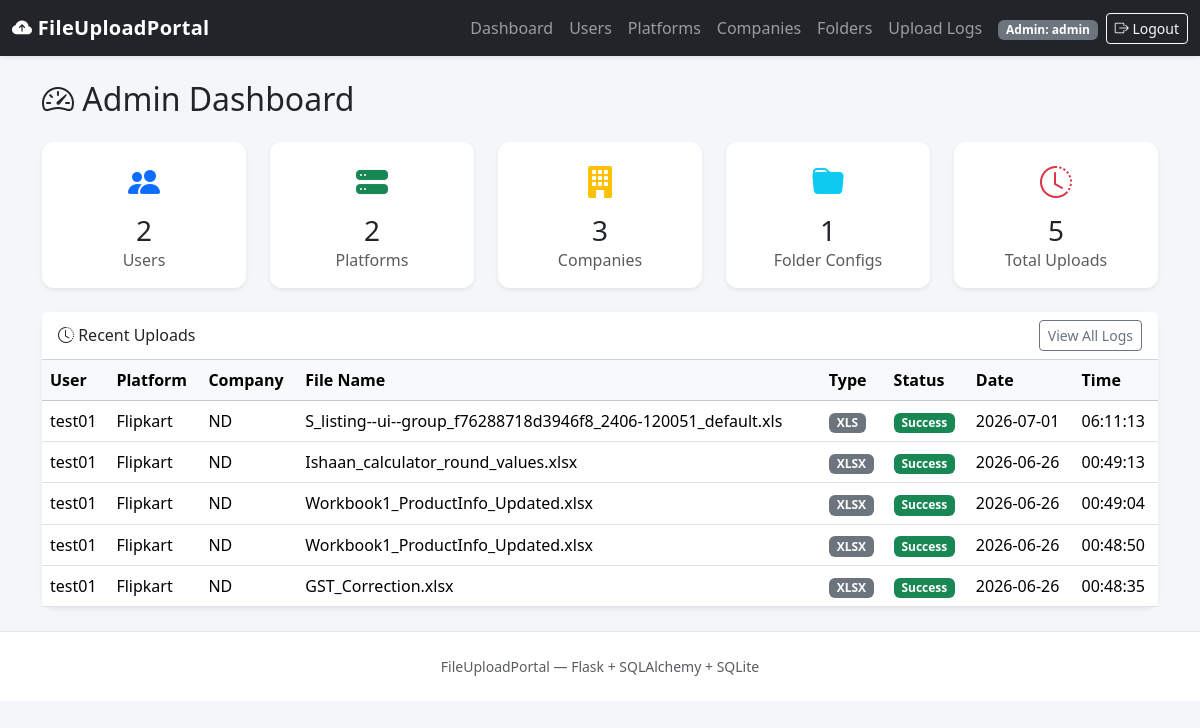
Screenshot of /admin/dashboard (signed in) with the database file from the repository.
### app/models.py (models this page shows, shortened)
class UploadLog(db.Model):
    __tablename__ = "upload_logs"
    id = db.Column(db.Integer, primary_key=True)
    username = db.Column(db.String(80), nullable=False, index=True)
    platform = db.Column(db.String(120), nullable=False)
    company = db.Column(db.String(120), nullable=False)
    file_name = db.Column(db.String(255), nullable=False)
    file_type = db.Column(db.String(50), nullable=False)
    status = db.Column(db.String(120), nullable=False)
    upload_date = db.Column(db.String(20), nullable=False)
    upload_time = db.Column(db.String(20), nullable=False)

### app/admin/routes.py (the view)
@admin_bp.route("/dashboard")
@admin_required
def dashboard():
    stats = {
        "users": User.query.count(),
        "platforms": Platform.query.count(),
        "companies": Company.query.count(),
        "folders": FolderPath.query.count(),
        "logs": UploadLog.query.count(),
    }
    recent_logs = UploadLog.query.order_by(UploadLog.id.desc()).limit(5).all()
    return render_template("admin/dashboard.html", stats=stats, recent_logs=recent_logs)

### app/utils.py (called while the page is built)
def admin_required(view_func):
    @wraps(view_func)
    def wrapped_view(*args, **kwargs):
        if "admin_id" not in session:
            flash("Please log in as an administrator to continue.", "warning")
            return redirect(url_for("auth.admin_login"))
        return view_func(*args, **kwargs)
    return wrapped_view

### app/templates/admin/dashboard.html (shortened to what this page needs)
{% extends "base.html" %}
{% block content %}
<h2 class="mb-4"><i class="bi bi-speedometer2"></i> Admin Dashboard</h2>
<div class="row g-4 mb-4">
    <div class="col-sm-6 col-md-4 col-lg">
        <div class="card text-center shadow-sm border-0 h-100">
            <div class="card-body">
                <i class="bi bi-people-fill fs-2 text-primary"></i>
                <h3 class="mt-2 mb-0">{{ stats.users }}</h3>
                <p class="text-muted mb-0">Users</p>
            </div>
        </div>
    </div>
    <div class="col-sm-6 col-md-4 col-lg">
        <div class="card text-center shadow-sm border-0 h-100">
            <div class="card-body">
                <i class="bi bi-hdd-stack-fill fs-2 text-success"></i>
                <h3 class="mt-2 mb-0">{{ stats.platforms }}</h3>
                <p class="text-muted mb-0">Platforms</p>
            </div>
        </div>
    </div>
    <div class="col-sm-6 col-md-4 col-lg">
        <div class="card text-center shadow-sm border-0 h-100">
            <div class="card-body">
                <i class="bi bi-building-fill fs-2 text-warning"></i>
                <h3 class="mt-2 mb-0">{{ stats.companies }}</h3>
                <p class="text-muted mb-0">Companies</p>
            </div>
        </div>
    </div>
    <div class="col-sm-6 col-md-4 col-lg">
        <div class="card text-center shadow-sm border-0 h-100">
            <div class="card-body">
                <i class="bi bi-folder-fill fs-2 text-info"></i>
                <h3 class="mt-2 mb-0">{{ stats.folders }}</h3>
                <p class="text-muted mb-0">Folder Configs</p>
            </div>
        </div>
    </div>
    <div class="col-sm-6 col-md-4 col-lg">
        <div class="card text-center shadow-sm border-0 h-100">
            <div class="card-body">
                <i class="bi bi-clock-history fs-2 text-danger"></i>
                <h3 class="mt-2 mb-0">{{ stats.logs }}</h3>
                <p class="text-muted mb-0">Total Uploads</p>
            </div>
        </div>
    </div>
</div>
<div class="card shadow-sm border-0">
    <div class="card-header bg-white d-flex justify-content-between align-items-center">
        <span><i class="bi bi-clock-history"></i> Recent Uploads</span>
        <a href="{{ url_for('admin.logs') }}" class="btn btn-sm btn-outline-secondary">View All Logs</a>
    </div>
    <div class="table-responsive">
        <table class="table table-hover align-middle mb-0">
            <thead class="table-light">
                <tr>
                    <th>User</th>
                    <th>Platform</th>
                    <th>Company</th>
                    <th>File Name</th>
                    <th>Type</th>
                    <th>Status</th>
                    <th>Date</th>
                    <th>Time</th>
                </tr>
            </thead>
            <tbody>
                {% for log in recent_logs %}
                <tr>
                    <td>{{ log.username }}</td>
                    <td>{{ log.platform }}</td>
                    <td>{{ log.company }}</td>
                    <td>{{ log.file_name }}</td>
                    <td><span class="badge text-bg-secondary">{{ log.file_type }}</span></td>
                    <td>
                        {% if log.status == 'Success' %}
                            <span class="badge text-bg-success">Success</span>
                        {% else %}
                            <span class="badge text-bg-danger" title="{{ log.status }}">Failed</span>
                        {% endif %}
                    </td>
                    <td>{{ log.upload_date }}</td>
                    <td>{{ log.upload_time }}</td>
                </tr>
                {% else %}
                <tr><td colspan="8" class="text-center text-muted py-4">No uploads recorded yet.</td></tr>
                {% endfor %}
            </tbody>
        </table>
    </div>
</div>
{% endblock %}

### app/templates/base.html (shortened to what this page needs)
<!DOCTYPE html>
<html lang="en">
<head>
    <link
        href="https://cdn.jsdelivr.net/npm/bootstrap@5.3.3/dist/css/bootstrap.min.css"
        rel="stylesheet"
    >
    <link
        rel="stylesheet"
        href="https://cdn.jsdelivr.net/npm/bootstrap-icons@1.11.3/font/bootstrap-icons.css"
    >
    <link rel="stylesheet" href="{{ url_for('static', filename='css/style.css') }}">
</head>
<body>
    <nav class="navbar navbar-expand-lg navbar-dark bg-dark shadow-sm">
        <div class="container-fluid">
            <a class="navbar-brand fw-bold" href="{{ url_for('auth.index') }}">
                <i class="bi bi-cloud-arrow-up-fill"></i> FileUploadPortal
            </a>
            <div class="collapse navbar-collapse" id="navMenu">
                <ul class="navbar-nav ms-auto align-items-lg-center">
                    {% if session.get('admin_id') %}
                        <li class="nav-item"><a class="nav-link" href="{{ url_for('admin.dashboard') }}">Dashboard</a></li>
                        <li class="nav-item"><a class="nav-link" href="{{ url_for('admin.users') }}">Users</a></li>
                        <li class="nav-item"><a class="nav-link" href="{{ url_for('admin.platforms') }}">Platforms</a></li>
                        <li class="nav-item"><a class="nav-link" href="{{ url_for('admin.companies') }}">Companies</a></li>
                        <li class="nav-item"><a class="nav-link" href="{{ url_for('admin.folders') }}">Folders</a></li>
                        <li class="nav-item"><a class="nav-link" href="{{ url_for('admin.logs') }}">Upload Logs</a></li>
                        <li class="nav-item ms-lg-2">
                            <span class="badge text-bg-secondary">Admin: {{ session.get('admin_username') }}</span>
                        </li>
                        <li class="nav-item ms-lg-2">
                            <a class="btn btn-sm btn-outline-light" href="{{ url_for('auth.logout') }}">
                                <i class="bi bi-box-arrow-right"></i> Logout
                            </a>
                        </li>
                    {% else %}
                        <li class="nav-item"><a class="nav-link" href="{{ url_for('auth.admin_login') }}">Admin Login</a></li>
                        <li class="nav-item"><a class="nav-link" href="{{ url_for('auth.user_login') }}">User Login</a></li>
                    {% endif %}
                </ul>
            </div>
        </div>
    </nav>
    <main class="container py-4">
        {% block content %}{% endblock %}
    </main>
    <footer class="text-center text-muted py-4 small">
        FileUploadPortal &mdash; Flask + SQLAlchemy + SQLite
    </footer>
</body>
</html>

### app/static/css/style.css (style rules this page uses)
body { background-color: #f4f6f9; }
main.container { min-height: 70vh; }
.card { border-radius: 0.75rem; }
.navbar-brand { letter-spacing: 0.3px; }
footer { border-top: 1px solid #e3e6ea; background-color: #ffffff; }

### rows the page displays
UploadLog: username "test01", platform "Flipkart", company "ND", file_name "S_listing--ui--group_f76288718d3946f8_2406-120051_default.xls", file_type "XLS", status "Success", upload_date "2026-07-01", upload_time "06:11:13"
UploadLog: username "test01", platform "Flipkart", company "ND", file_name "Ishaan_calculator_round_values.xlsx", file_type "XLSX", status "Success", upload_date "2026-06-26", upload_time "00:49:13"
UploadLog: username "test01", platform "Flipkart", company "ND", file_name "Workbook1_ProductInfo_Updated.xlsx", file_type "XLSX", status "Success", upload_date "2026-06-26", upload_time "00:49:04"
UploadLog: username "test01", platform "Flipkart", company "ND", file_name "Workbook1_ProductInfo_Updated.xlsx", file_type "XLSX", status "Success", upload_date "2026-06-26", upload_time "00:48:50"
UploadLog: username "test01", platform "Flipkart", company "ND", file_name "GST_Correction.xlsx", file_type "XLSX", status "Success", upload_date "2026-06-26", upload_time "00:48:35"

### other values shown
{{ session.get('admin_username') }} "admin"
{{ stats.users }} "2"
{{ stats.platforms }} "2"
{{ stats.companies }} "3"
{{ stats.folders }} "1"
{{ stats.logs }} "5"
